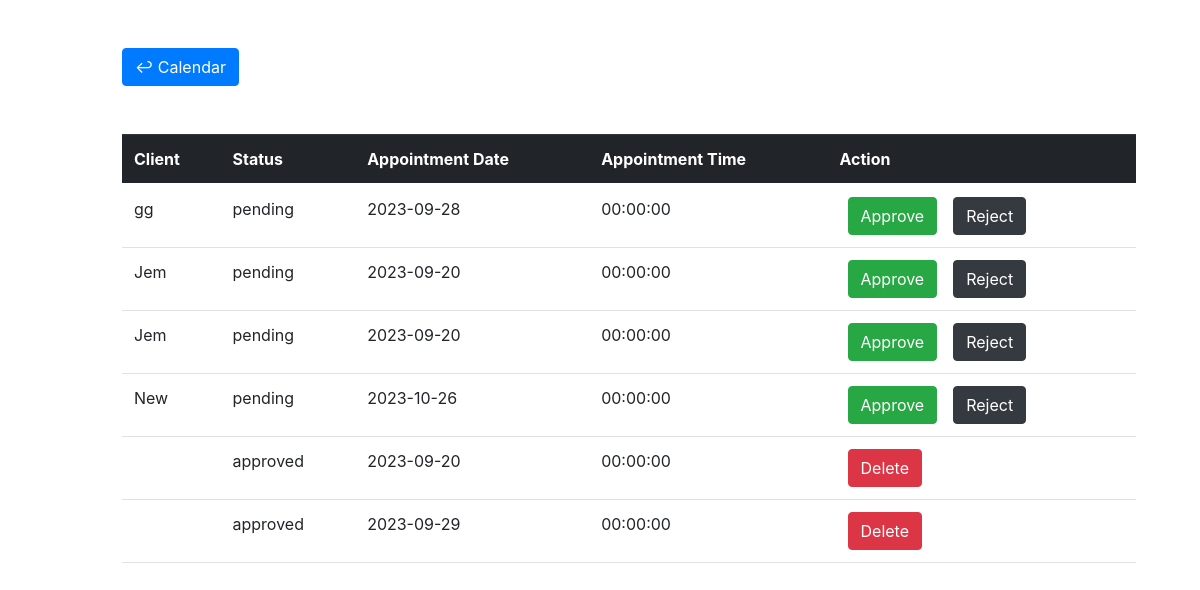
The app's page /MedClin/Estillore-Medical-Clinic-feature/Home/admin/appointment_manager.php (signed in), older data.
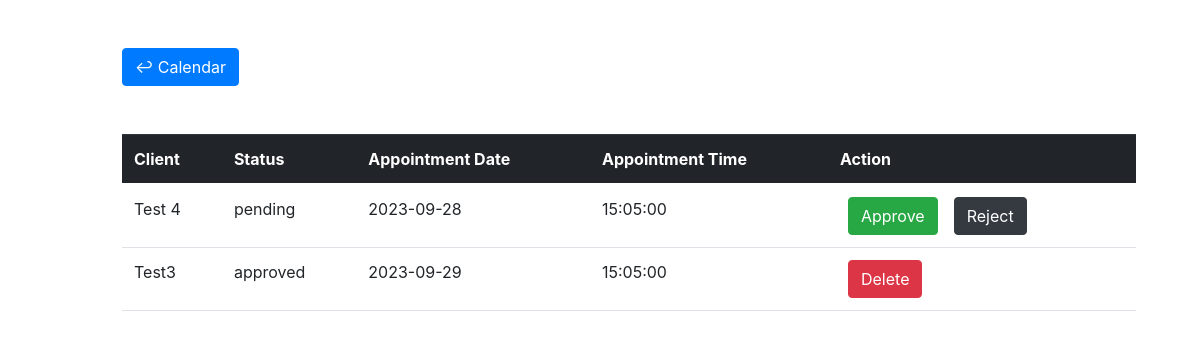
The same page, newer data.
### tables this page shows
CREATE TABLE `appointments` (
  `id` bigint(20) NOT NULL,
  `date` timestamp NULL DEFAULT NULL,
  `title` varchar(255) DEFAULT NULL,
  `status` enum('pending','approved','rejected') DEFAULT NULL,
  `fk_patient_id` bigint(20) NOT NULL,
  `is_Approved` tinyint(1) NOT NULL
);

### MedClin/Estillore-Medical-Clinic-feature/Home/admin/appointment_manager.php (the view, shortened to what this page needs)
<!DOCTYPE html>
<html lang="en">
<head>
    <link rel="stylesheet" href="https://cdn.jsdelivr.net/npm/bootstrap@5.0.0-beta1/dist/css/bootstrap.min.css">
    <link rel="stylesheet" href="https://cdn.jsdelivr.net/npm/bootstrap@5.0.0-beta1/dist/js/bootstrap.bundle.min.js">
    <link rel="stylesheet" href="https://cdnjs.cloudflare.com/ajax/libs/jquery/3.2.1/jquery.min.js">
    <link rel="stylesheet" href="https://cdn.jsdelivr.net/npm/boxicons@latest/css/boxicons.min.css">
    <link rel="stylesheet" href="../stylesheets/style.css">
    <link rel="stylesheet" href="../stylesheets/calendar.css">
    <link href="https://cdn.jsdelivr.net/npm/bootstrap@5.3.0-alpha1/dist/css/bootstrap.min.css" rel="stylesheet">
    <link href="//maxcdn.bootstrapcdn.com/bootstrap/4.0.0/css/bootstrap.min.css" rel="stylesheet" id="bootstrap-css">
    <?php
    $servername = "localhost";
    $username = "root";
    $password = "";
    $dbname = "profiles";
    $conn = new mysqli($servername, $username, $password, $dbname);
    $sql = "SELECT id, Date(date) as real_date, date, Time(date) as time, title, status FROM appointments";
    $result = $conn->query($sql);
    ?>
</head>
<body class="mr-5">
    <a href="calendar.php"><button class="btn mb-5 mt-5 btn-primary ">&#8617; Calendar</button></a>
    <table class="table">
        <thead class="thead-dark">
            <tr>
                <th scope="col">Client</th>
                <th scope="col">Status</th>
                <th scope="col">Appointment Date</th>
                <th scope="col">Appointment Time</th>
                <th scope="col">Action</th>
            </tr>
        </thead>
        <tbody>
            <?php
            if ($result->num_rows > 0) {
                while ($row = $result->fetch_assoc()) {
            ?>
                    <tr>
                        <td><?php echo $row["title"] ?></td>
                        <td><?php echo $row["status"] ?></td>
                        <td><?php echo $row["real_date"] ?></td>
                        <td><?php echo $row["time"] ?></td>
                        <td><?php
                            if ($row["status"] == "pending") {
                            ?>
                                <div class="d-flex flex-row">
                                    <form action="appointment_manager.php" method="post" class="mx-2">
                                        <button class="btn btn-success btn-confirm" name="confirmed" type="button">Approve</button>
                                    </form>
                                    <?php
                                    if ($row["status"] == "pending") {
                                    ?>
                                        <form action="appointment_manager.php" method="post" class="mx-2">
                                            <button class="btn btn-dark btn-confirm" name="reject" type="button">Reject</button>
                                        </form>
                                </div>
                        <?php
                                    }
                                }
                        ?>
                        <?php
                        if ($row["status"] == "approved") {
                        ?>
                            <form action="appointment_manager.php" method="post" class="mx-2">
                                <button class="btn btn-danger btn-confirm" name="delete" type="button"> Delete</button>
                            </form>
                        <?php
                        }
                        ?>
                        </td>
                    </tr>
            <?php
                }
            }
            ?>
        </tbody>
    </table>
</body>
</html>

### MedClin/Estillore-Medical-Clinic-feature/Home/stylesheets/style.css (style rules this page uses)
:root { --header-height: 3rem;--nav-width: 90px;--first-color: #4723D9;--first-color-light: #AFA5D9;--white-color: #F7F6FB;--body-font: 'Nunito', sans-serif;--normal-font-size: 1rem;--z-fixed: 100 }
body { position: relative;margin: var(--header-height) 0 0 0;padding: 0 1rem;font-family: var(--body-font);font-size: var(--normal-font-size);transition: .5s }
a { text-decoration: none }
@media screen and (min-width: 768px) { body { margin: calc(var(--header-height) + 1rem) 0 0 0;padding-left: calc(var(--nav-width) + 2rem) } }

### MedClin/Estillore-Medical-Clinic-feature/Home/stylesheets/calendar.css (style rules this page uses)
body { font-family: Arial, Helvetica, sans-serif; }

Row changes from the older to the newer data that the page shows:
removed appointments: title "gg", status "pending", real_date "2023-09-28", time "00:00:00"
removed appointments: title "Jem", status "pending", real_date "2023-09-20", time "00:00:00"
removed appointments: title "Jem", status "pending", real_date "2023-09-20", time "00:00:00"
removed appointments: title "New", status "pending", real_date "2023-10-26", time "00:00:00"
removed appointments: status "approved", real_date "2023-09-20", time "00:00:00"
removed appointments: status "approved", real_date "2023-09-29", time "00:00:00"
added appointments: title "Test 4", status "pending", real_date "2023-09-28", time "15:05:00"
added appointments: title "Test3", status "approved", real_date "2023-09-29", time "15:05:00"
